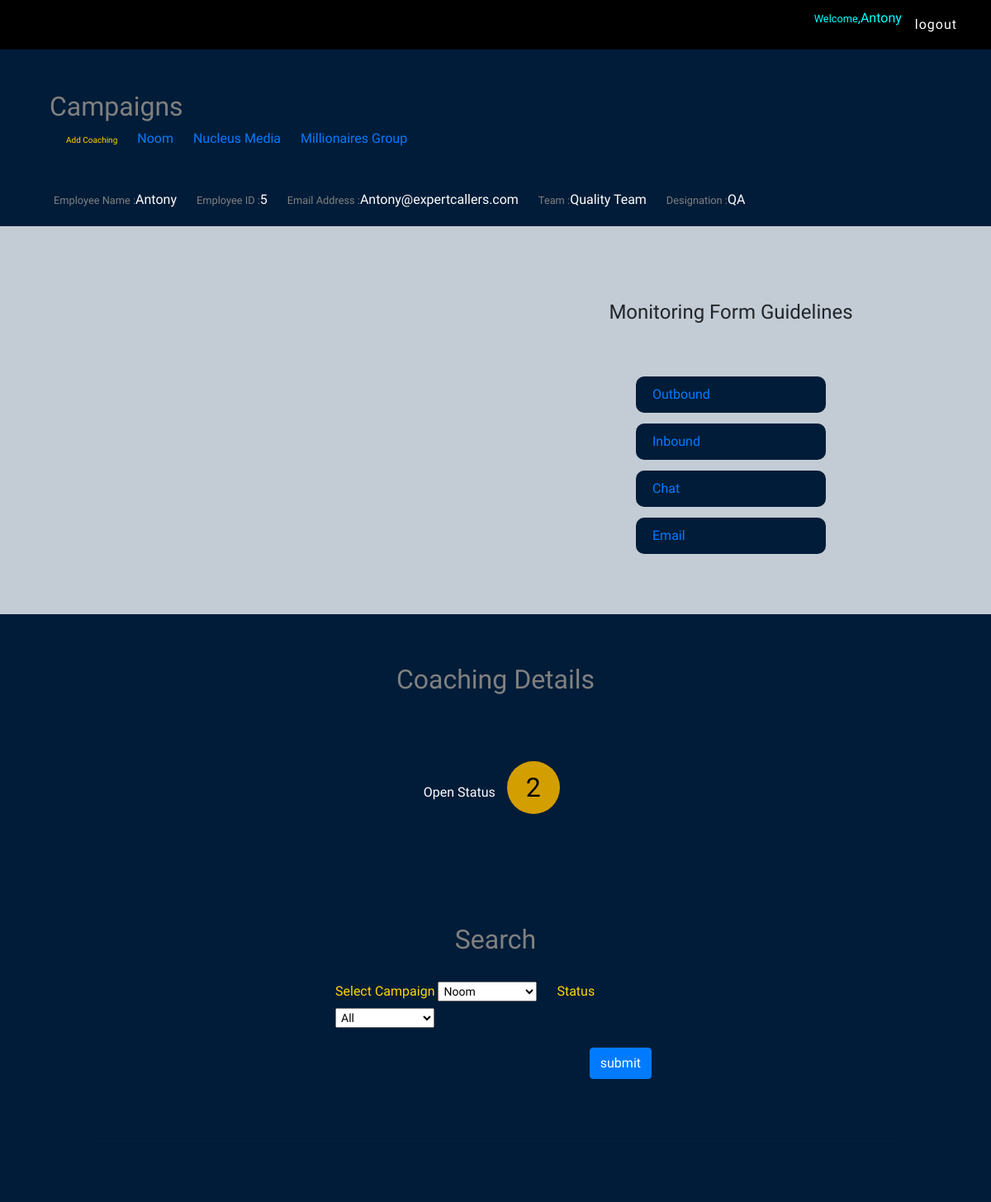
/employees/qahome (signed in), run on an earlier commit of the app's database.
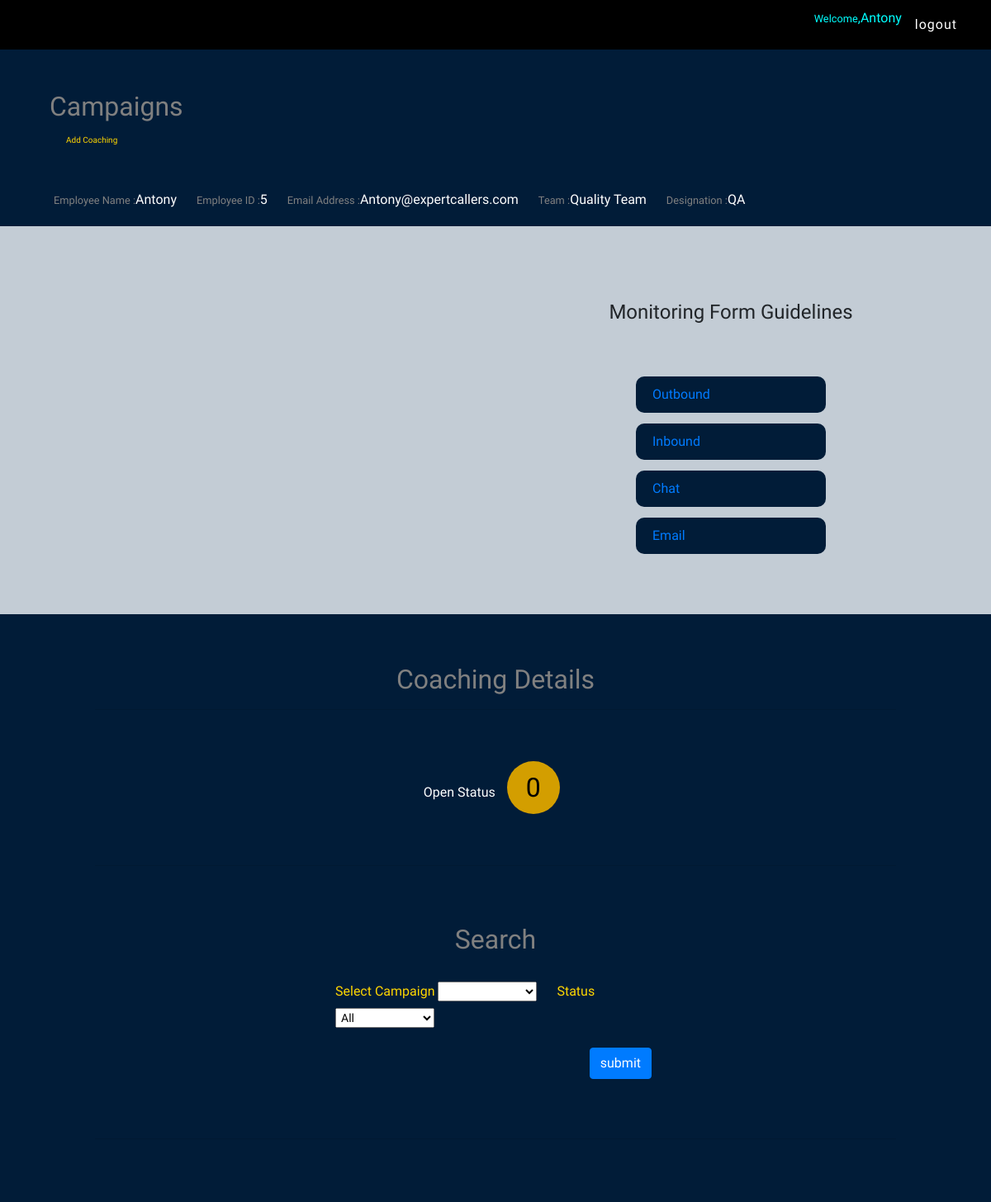
And on a later commit of the database.
### employees/models.py (models this page shows, shortened)
class Profile(models.Model):
    team_list=(
        ('Noom','Noom'),('Aadya Solutions','Aadya Solutions'),('UPS CLP','UPS CLP'),('Gardening Express','Gardening Express'),
        ('Maxwell Properties','Maxwell Properties'),('Gubagoo','Gubagoo'),('Digital Swiss Gold','Digital Swiss Gold'),
        ('Digital Signage','Digital Signage'),('Success Systems','Success Systems'),('Advancement Consulting ','Advancement Consulting'),
        ('Insalvage','Insalvage'),('Medicare','Medicare'),('Printerpix','Printerpix'),('Printerpix Training','Printerpix Training'),
        ('First Look Appraisal','First Look Appraisal'),('TCA Counseling Group','TCA Counseling Group'),('Advit Sahdev Marketing','Advit Sahdev Marketing'),
        ('AKDY','AKDY'),('AKDY Training','AKDY Training'),('Monster Lead Group','Monster Lead Group'),('Fame House','Fame House'),
        ('Lecanto Green coffee','Lecanto Green coffee'),('Micro Distributing','Micro Distributing'),('Aditya Birla','Aditya Birla'),
        ('Aditya Birla Cellulose','Aditya Birla Cellulose'),('Aditya Birla Cellulose Training','Aditya Birla Cellulose Training'),
        ('City Security Services','City Security Services'),('Active Sports Club','Active Sports Club'),('Aditya Birla Sampling Team','Aditya Birla Sampling Team'),
        ('Aditya Birla Sampling Team Trainig','Aditya Birla Sampling Team Trainig'),('Bigo - IMO Group Chat','Bigo - IMO Group Chat'),
        ('Bigo Monitor Team','Bigo Monitor Team'),('Daniel Wellington','Daniel Wellington'),('Option Matrix','Option Matrix'),
        ('Info Think LLC','Info Think LLC'),('MT Cosmetics','MT Cosmetics'),("Something's Brewing","Something's Brewing"),
        ('WIT Digital','WIT Digital'),('Sync Treasury LLC','Sync Treasury LLC'),('SANA GAMING CONSULTING','SANA GAMING CONSULTING'),
        ('GrayStone LLC','GrayStone LLC'),('Kaapi Machines','Kaapi Machines'),('Richmond Assets & Holdings','Richmond Assets & Holdings'),
        ('US Home Exterior','US Home Exterior'),('Pre Management Leicester LTD','Pre Management Leicester LTD'),('American Income Life','American Income Life'),
        ('Life Alarm Services','Life Alarm Services'),('ERI Global','ERI Global'),('Allen Consulting group','Allen Consulting group'),
        ('Jeffery Tan ','Jeffery Tan '),('Student Life','Student Life'),('Career Transition Specialist','Career Transition Specialist'),
        ('Golden Eye Tech CCTV','Golden Eye Tech CCTV'),('MOVEMENT INSURANCE','MOVEMENT INSURANCE'),('Nucleus Media','Nucleus Media'),
        ('PSECU','PSECU'),('Tentamus','Tentamus'),('L&D','L&D'),('Get A Rate','Get A Rate'),('Mayfair Acct and Wealth','Mayfair Acct and Wealth'),
        ('Superking','Superking'),('Millionaires Group','Millionaires Group'),('PROTOSTAR','PROTOSTAR'),('MESSE FRANKFURT','MESSE FRANKFURT'),
        ('System 4','System 4'),('Naffa Innovations Pvt Ltd','Naffa Innovations Pvt Ltd'),('Support Staff','Support Staff'),
        ('Quality Team', 'Quality Team')
                    )
    emp_desi_list=(
        ('CRO','CRO'),('Patrolling officer','Patrolling officer'),('TL','TL'),('AM','AM'),('Trainer','Trainer'),
        ('AD','AD'),('Manager','Manager'),('Service Delivery Manager','Service Delivery Manager'),('Asst.Manager','Asst.Manager'),
        ('CC Team','CC Team'),('BD','BD'),('MIS','MIS'),('Data Analyst','Data Analyst'),('Team Leader','Team Leader'),('QA','QA'),
        ('ATL','ATL'),('SME','SME')
                   )
    user=models.OneToOneField(User,on_delete=models.CASCADE)
    emp_name = models.CharField(max_length=30)
    emp_id=models.IntegerField()
    emp_desi=models.CharField(max_length=50,choices=emp_desi_list)
    team=models.CharField(max_length=50,choices=team_list)
    email=models.EmailField(default='emp@ecpl.com',null=True)

class Team(models.Model):
    team_list = (
        ('Noom', 'Noom'), ('Aadya Solutions', 'Aadya Solutions'), ('UPS CLP', 'UPS CLP'),
        ('Gardening Express', 'Gardening Express'),
        ('Maxwell Properties', 'Maxwell Properties'), ('Gubagoo', 'Gubagoo'),
        ('Digital Swiss Gold', 'Digital Swiss Gold'),
        ('Digital Signage', 'Digital Signage'), ('Success Systems', 'Success Systems'),
        ('Advancement Consulting ', 'Advancement Consulting'),
        ('Insalvage', 'Insalvage'), ('Medicare', 'Medicare'), ('Printerpix', 'Printerpix'),
        ('Printerpix Training', 'Printerpix Training'),
        ('First Look Appraisal', 'First Look Appraisal'), ('TCA Counseling Group', 'TCA Counseling Group'),
        ('Advit Sahdev Marketing', 'Advit Sahdev Marketing'),
        ('AKDY', 'AKDY'), ('AKDY Training', 'AKDY Training'), ('Monster Lead Group', 'Monster Lead Group'),
        ('Fame House', 'Fame House'),
        ('Lecanto Green coffee', 'Lecanto Green coffee'), ('Micro Distributing', 'Micro Distributing'),
        ('Aditya Birla', 'Aditya Birla'),
        ('Aditya Birla Cellulose', 'Aditya Birla Cellulose'),
        ('Aditya Birla Cellulose Training', 'Aditya Birla Cellulose Training'),
        ('City Security Services', 'City Security Services'), ('Active Sports Club', 'Active Sports Club'),
        ('Aditya Birla Sampling Team', 'Aditya Birla Sampling Team'),
        ('Aditya Birla Sampling Team Trainig', 'Aditya Birla Sampling Team Trainig'),
        ('Bigo - IMO Group Chat', 'Bigo - IMO Group Chat'),
        ('Bigo Monitor Team', 'Bigo Monitor Team'), ('Daniel Wellington', 'Daniel Wellington'),
        ('Option Matrix', 'Option Matrix'),
        ('Info Think LLC', 'Info Think LLC'), ('MT Cosmetics', 'MT Cosmetics'),
        ("Something's Brewing", "Something's Brewing"),
        ('WIT Digital', 'WIT Digital'), ('Sync Treasury LLC', 'Sync Treasury LLC'),
        ('SANA GAMING CONSULTING', 'SANA GAMING CONSULTING'),
        ('GrayStone LLC', 'GrayStone LLC'), ('Kaapi Machines', 'Kaapi Machines'),
        ('Richmond Assets & Holdings', 'Richmond Assets & Holdings'),
        ('US Home Exterior', 'US Home Exterior'), ('Pre Management Leicester LTD', 'Pre Management Leicester LTD'),
        ('American Income Life', 'American Income Life'),
        ('Life Alarm Services', 'Life Alarm Services'), ('ERI Global', 'ERI Global'),
        ('Allen Consulting group', 'Allen Consulting group'),
        ('Jeffery Tan ', 'Jeffery Tan '), ('Student Life', 'Student Life'),
        ('Career Transition Specialist', 'Career Transition Specialist'),
        ('Golden Eye Tech CCTV', 'Golden Eye Tech CCTV'), ('MOVEMENT INSURANCE', 'MOVEMENT INSURANCE'),
        ('Nucleus Media', 'Nucleus Media'),
        ('PSECU', 'PSECU'), ('Tentamus', 'Tentamus'), ('L&D', 'L&D'), ('Get A Rate', 'Get A Rate'),
        ('Mayfair Acct and Wealth', 'Mayfair Acct and Wealth'),
        ('Superking', 'Superking'), ('Millionaires Group', 'Millionaires Group'), ('PROTOSTAR', 'PROTOSTAR'),
        ('MESSE FRANKFURT', 'MESSE FRANKFURT'),
        ('System 4', 'System 4'), ('Naffa Innovations Pvt Ltd', 'Naffa Innovations Pvt Ltd'),
        ('Support Staff', 'Support Staff'),('Quality Team','Quality Team')
    )
    name=models.CharField(max_length=50,choices=team_list)
    qa = models.ForeignKey(User,on_delete=models.CASCADE,related_name='qa',null=True)
    manager = models.ForeignKey(User, on_delete=models.CASCADE, related_name='manager', null=True)
    tl = models.ForeignKey(User, on_delete=models.CASCADE, related_name='tl', null=True)

### employees/views.py (the view)
# urls.py: path('qahome',qahome),
def qahome(request):
    qa_name=request.user.profile.emp_name
    user_id=request.user.id
    teams=Team.objects.filter(qa=user_id)
    open_eva_chat=ChatMonitoringFormEva.objects.filter(added_by=qa_name,status=False)
    open_eva_count = ChatMonitoringFormEva.objects.filter(added_by=qa_name,status=False).count()
    open_pod_chat = ChatMonitoringFormPodFather.objects.filter(added_by=qa_name, status=False)
    open_pod_count = ChatMonitoringFormPodFather.objects.filter(added_by=qa_name, status=False).count()
    total_open=open_eva_count+open_pod_count
    data={'teams':teams,
          'open_eva_chat':open_eva_chat,'open_eva_count':open_eva_count,
          'open_pod_chat':open_pod_chat,'open_pod_count':open_pod_count,
          'total_open':total_open,
          }
    return render(request,'qa-home.html',data)

### templates/qa-home.html (shortened to what this page needs)
{% extends 'base.html' %}
{% block main %}
{% load static %}
<section id="profile">
    <div class="container-lg" style="padding-bottom: 20px">
        <div class="row">
            <div class="col-md-12" style="padding: 50px 30px">
                <h2 style="color:grey">Campaigns</h2>
                <span style="color: gold;font-size: 10px">Add Coaching</span>
                {% for team in teams %}
                <span><a href="campaign-view/{{team.id}}">{{team.name}}</a></span>
                {% endfor %}
            </div>
        </div>
        <span style="color:white"><small style="color:grey">Employee Name :</small>{{user.profile.emp_name}}</span>
        <span style="color:white"><small style="color:grey">Employee ID :</small>{{user.profile.emp_id}}</span>
        <span style="color:white"><small style="color:grey">Email Address :</small>{{user.profile.email}}</span>
        <span style="color:white"><small style="color:grey">Team :</small>{{user.profile.team}}</span>
        <span style="color:white"><small style="color:grey">Designation :</small>{{user.profile.emp_desi}}</span>
    </div>
</section>
<section id="guidelines" style="padding-top:70px">
    <div class="container-lg">
        <div class="row">
            <div class="col-md-6">
            </div>
            <div class="col-md-6">
                <h4 class="text-center" style="margin-top:20px">Monitoring Form Guidelines</h4>
                <ul>
                    <li><a href="/employees/outbound-monitoring-guidelines">Outbound </a></li>
                    <li><a href="/employees/inbound-monitoring-guidelines">Inbound </a></li>
                    <li><a href="/employees/chat-monitoring-guidelines">Chat </a></li>
                    <li><a href="/employees/email-monitoring-guidelines">Email </a></li>
                </ul>
            </div>
        </div>
    </div>
</section>
<section id="coachingsummary" style="background: #011c38;padding: 60px 100px;margin-top: 50px">
    <div class="container-lg">
        <h2 style="color:grey" class="text-center">Coaching Details</h2>
        <hr>
            <div style="margin: 70px 41%">
                <div>
                    <div>
                        <span style="color:white;">Open Status <a href="qa-open-status-coachings-view/{{user.id}}" style="background: #d39e00;padding: 13px 23px;border-radius: 50%;color: black;font-size: 32px;margin-left: 10px">{{total_open}}</a></span>
                    </div>
                </div>
            </div>
        <hr>
            <div style="margin: 70px 30%">
                <h2 style="color:grey" class="text-center">Search</h2>
                <br>
                <form action="/employees/campaign-wise-coaching-view" method="POST" enctype="multipart/form-data">
                    <label for="camp" style="color:gold">Select Campaign</label>
                    <select name="team_id" id="camp" style="width: 120px;padding: 2px;font-size: 14px;">
                        {% for team in teams %}
                        <option value="{{team.id}}">{{team.name}}</option>
                        {% endfor %}
                    </select>
                    <label for="" style="color:gold;margin-left:20px">Status</label>
                    <select name="status" id="" style="width: 120px;padding: 2px;font-size: 14px;">
                        <option value="all">All</option>
                    </select><br><br>
                    <button class="btn btn-primary" style="float:right;margin-right:5px">submit</button>
                </form>
            </div>
        <br>
        <hr>
    </div>
</section>
{% endblock %}

### templates/base.html (shortened to what this page needs)
<!DOCTYPE html>
<html lang="en">
<head>
    {% load static %}
    <link rel="stylesheet" href="https://cdn.jsdelivr.net/npm/bootstrap@4.5.3/dist/css/bootstrap.min.css">
    <link rel="stylesheet" href="{% static 'css/style.css' %}">
    <link rel="stylesheet" href="https://stackpath.bootstrapcdn.com/font-awesome/4.7.0/css/font-awesome.min.css">
</head>
<body>
        <section id="nav">
            <div class="container-fluid">
                <ul class="nav justify-content-end">
                    {% if user.is_authenticated %}
                    <li class="nav-item" style="color: cyan"><small>Welcome</small>,{{user.profile.emp_name}}</li>
                    <li class="nav-item"><a class="nav-link" href="/employees/logout">logout</a></li>
                    {% else %}
                    <li class="nav-item"><a class="nav-link" href="login">login</a></li>
                    {% endif %}
                </ul>
            </div>
        </section>
    {% block main %}
    {% endblock %}
</body>
</html>

### static/css/style.css (style rules this page uses)
* { padding: 0; margin: 0; }
body { font-family: 'Maven Pro', sans-serif; background:#c3ccd5; }
#nav { background: black; height: 60px; padding: 10px 10px; }
#nav .nav-link { color:white!important; letter-spacing:1px; }
#profile { background: #011c38; }
#profile span { margin-left:20px; }
#guidelines ul { position: relative; width: 250px; margin: 40px auto 0; padding: 10px; box-sizing: border-box; }
#guidelines ul li { display: flex; background:#011c38; padding: 10px 20px; color: #fff; margin: 13px 0; transition: .5s; border-radius: 10px; }

What changed in the data, as far as the page shows it:
removed Team: name "Noom"
removed Team: name "Nucleus Media"
removed Team: name "Millionaires Group"
Also different on the page:
{{ total_open }}: "2" → "0"
form field team_id: "Noom" → (not shown)
